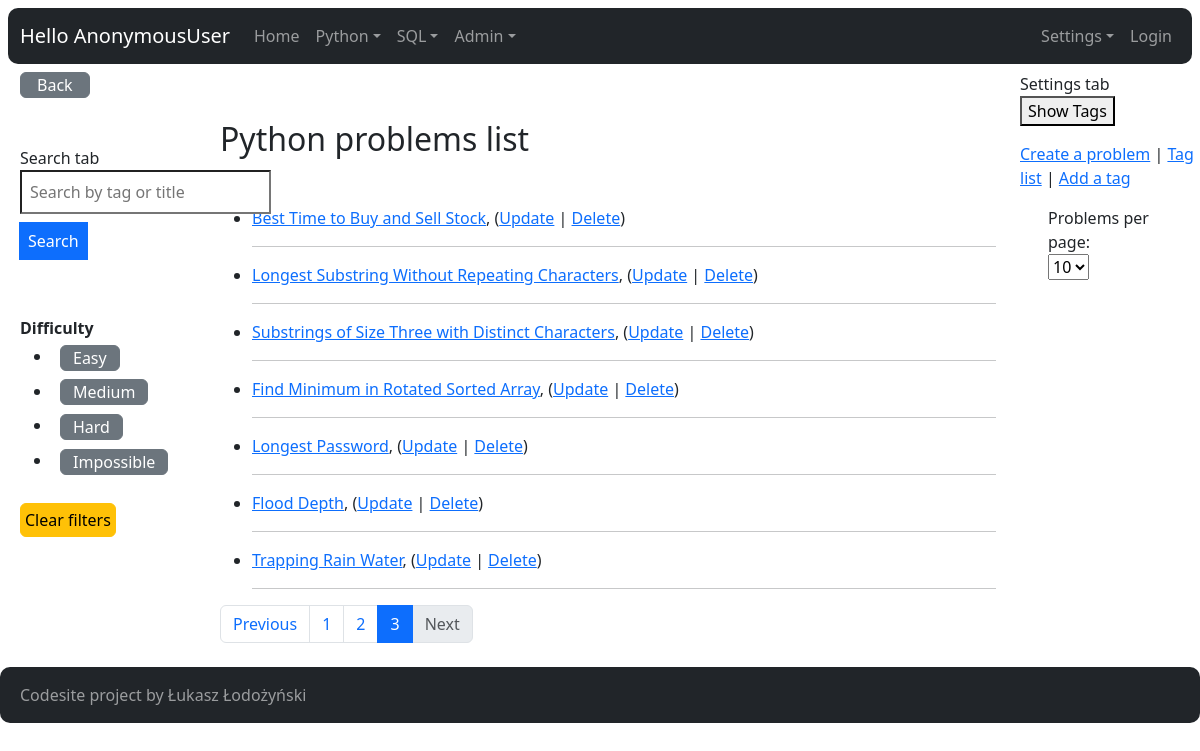
/python/?query=&difficulty=&page=3&problems_per_page=10, run on an earlier commit of the app's database.
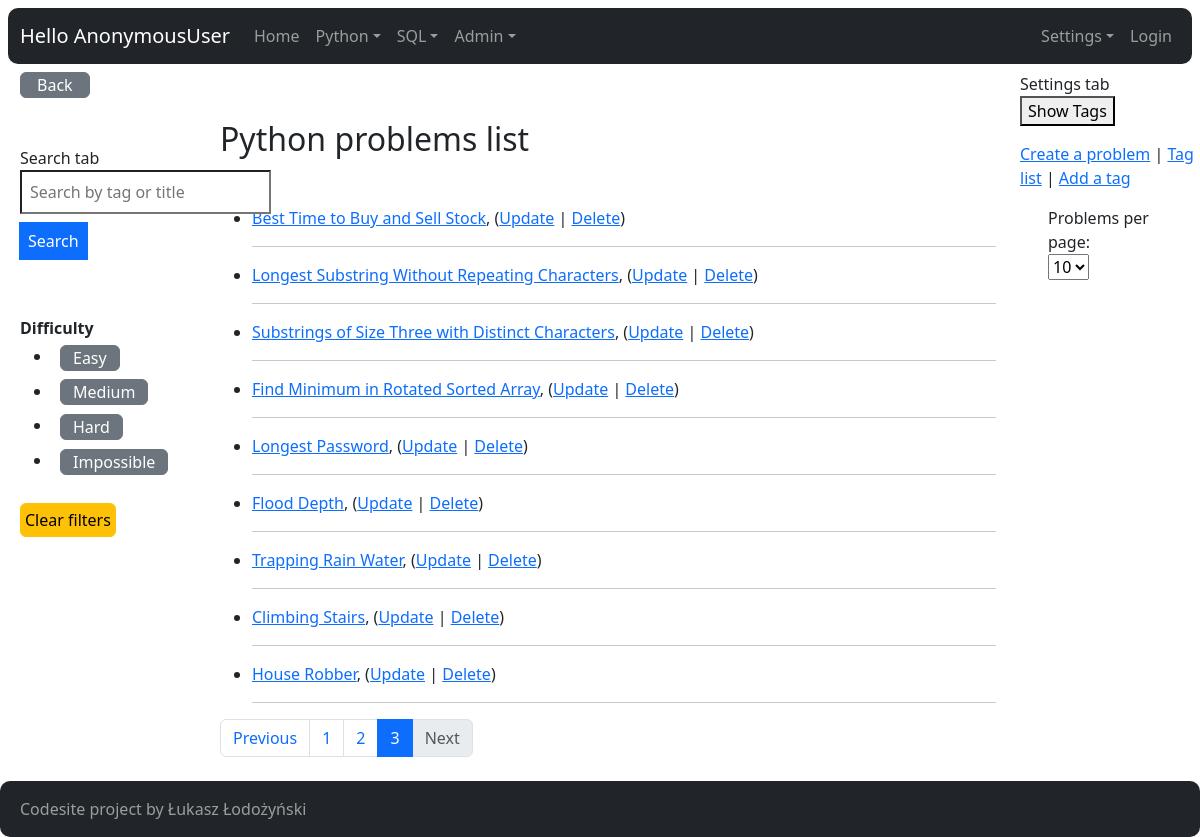
And on a later commit of the database.
### python_problems/models.py (models this page shows, shortened)
class Difficulty(models.Model):
    name = models.CharField(max_length=16)
    class Meta:
        verbose_name_plural = "Difficulties"

class Problem(models.Model):
    tags = models.ManyToManyField("Tag")
    title = models.CharField(max_length=200)
    difficulty = models.ForeignKey(
        Difficulty, related_name="problems_difficulty", on_delete=models.DO_NOTHING)
    time_complexity = models.ForeignKey(
        Complexity, related_name="problems_time_complexity", on_delete=models.DO_NOTHING)
    space_complexity = models.ForeignKey(
        Complexity, related_name="problems_space_complexity", on_delete=models.DO_NOTHING)
    url = models.CharField(max_length=200)
    description = models.TextField(blank=False, null=False)
    is_solved = models.BooleanField(default=False)
    solution = models.TextField(blank=True, null=True)
    testcase = models.TextField(blank=True, null=True)

### python_problems/views.py (the view)
# urls.py: path("", views.ProblemIndexView.as_view(), name="index"),
class ProblemIndexView(ListView):
    model = Problem
    def get_context_data(self, **kwargs):
        context = super(ProblemIndexView, self).get_context_data(**kwargs)
        query = self.request.GET.get("query", "")
        problem_list = self.model.objects.all()
        difficulty_list = Difficulty.objects.all()
        difficulty_id = self.request.GET.get('difficulty', '')
        if difficulty_id:
            problem_list = problem_list.filter(difficulty__id=difficulty_id)
        if query:
            problem_list = problem_list.filter(
                Q(tags__name__icontains=query) | Q(title__icontains=query)).distinct()
        problems_per_page = self.request.GET.get("problems_per_page", "10")
        paginator = Paginator(problem_list, problems_per_page)
        page_number = self.request.GET.get('page', 1)
        page_obj = paginator.get_page(page_number)
        context["problem_list"] = problem_list
        context["query"] = query
        context["difficulty_list"] = difficulty_list
        context["difficulty_id"] = difficulty_id
        context["page_obj"] = page_obj
        context["problems_per_page"] = problems_per_page
        return context

### core/context_processors.py (called while the page is built)
def settings(request):
    return {
        'settings': django_settings,
    }

### python_problems/templates/python_problems/problem_list.html (shortened to what the changed rows need)
{% extends "core/base.html" %}
{% block content %}
  <div class="container-fluid m-2">
    <div class="row">
      <div class="col-md-2">
        <br>
        <ul>
          {% for difficulty in difficulty_list %}
            <li class="py-1 px-2 {% if difficulty.id|stringformat:"s" == difficulty_id|stringformat:"s" %}text-warning{% endif %}">
              <a href="?query={{ query|default_if_none:'' }}&difficulty={{ difficulty.id }}&problems_per_page={{ problems_per_page|default_if_none:10 }}"
                 class="btn btn-secondary py-0 {% if difficulty.id|stringformat:"s" == difficulty_id|stringformat:"s" %}text-warning{% endif %}">{{ difficulty.name }}</a>
            </li>
          {% endfor %}
        </ul>
      </div>
      <div class="col-md-8">
        <div class="mb-5 mt-5">
          <h2>Python problems list</h2>
        </div>
        {% if page_obj %}
          <ul>
            {% for problem in page_obj %}
              <div class="row">
                <div class="col-md-auto">
                  <li>
                    <div class="problem-container flex">
                      <a href="{% url 'python_problems:detail' problem.id %}">{{ problem.title }}</a>,
                      (<a href="{% url 'python_problems:problem-update' problem.id %}">Update</a> |
                      <a href="{% url 'python_problems:problem-delete' problem.id %}">Delete</a>)
                    </div>
                  </div>
                  <div class="col-md-auto">
                  </div>
              </div>
              <hr>
            {% endfor %}
          </ul>
          <nav>
            <ul class="pagination">
              {% for num in page_obj.paginator.page_range %}
                {% if page_obj.number == num %}
                  <li class="page-item active">
                    <span class="page-link">{{ num }}</span>
                  </li>
                {% else %}
                  <li class="page-item">
                    <a class="page-link"
                       href="?query={{ query|default_if_none:'' }}&difficulty={{ difficulty_id|default_if_none:'' }}&page={{ num }}&problems_per_page={{ problems_per_page|default_if_none:10 }}">{{ num }}</a>
                  </li>
                {% endif %}
              {% endfor %}
            </ul>
          </nav>
        {% else %}
          <p>No python problems available.</p>
        {% endif %}
      </div>
    </div>
  {% endblock content %}

What changed in the data, as far as the page shows it:
added Problem: title "Climbing Stairs"
added Problem: title "House Robber"
